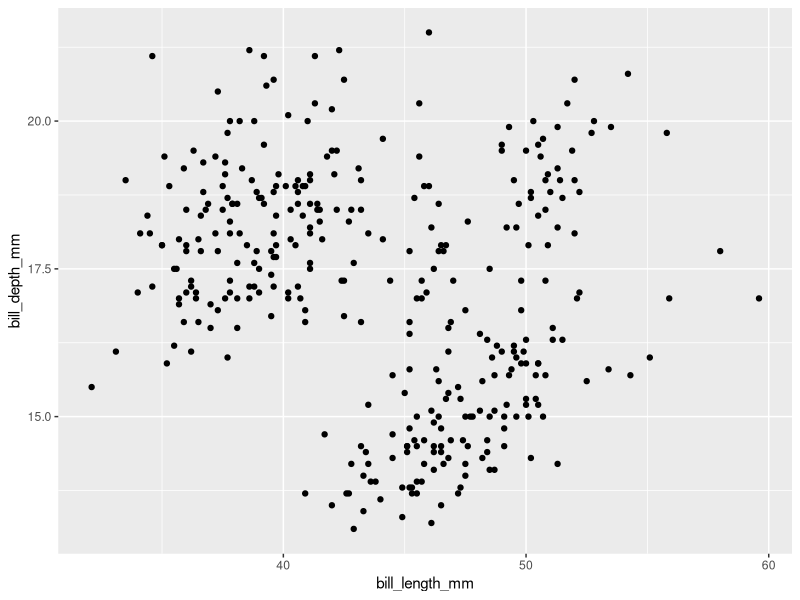
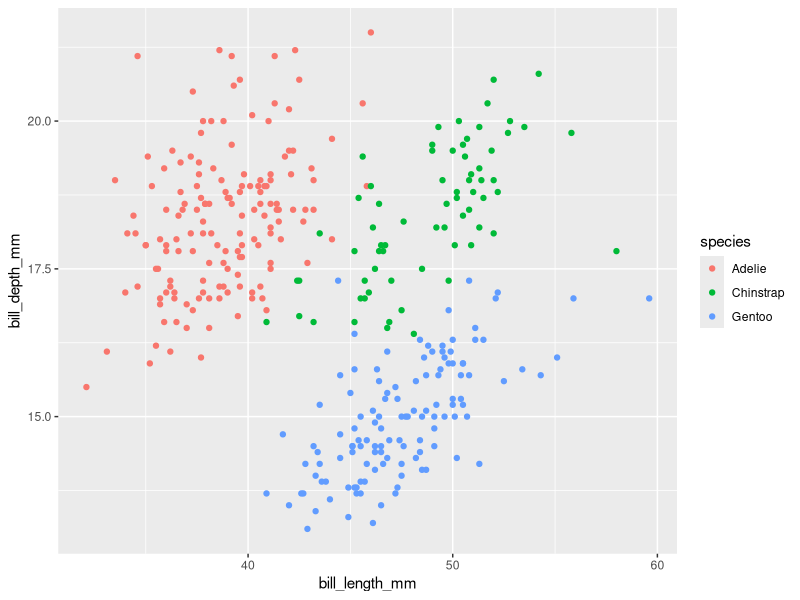
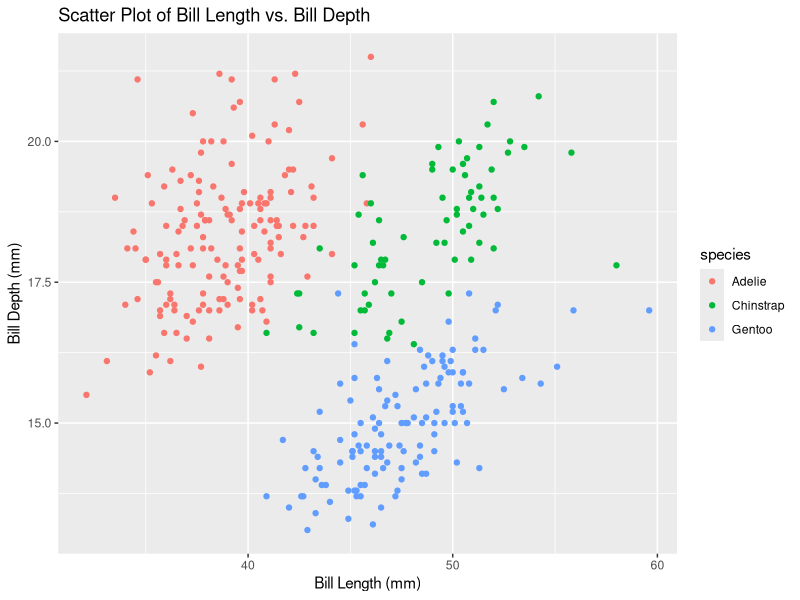
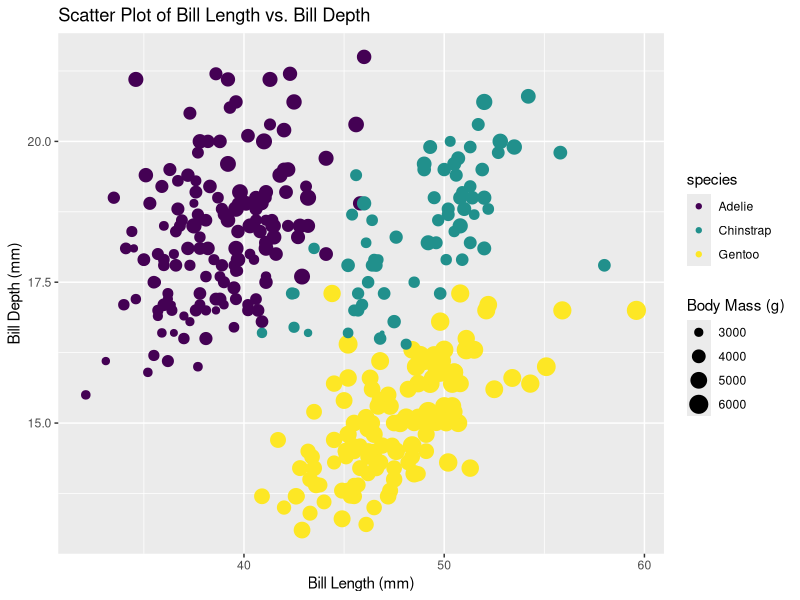

R code for these plots, in order:
## ---- chunk 1
knitr::opts_chunk$set(echo = TRUE)
# Load required libraries
library(tidyverse)
library(palmerpenguins)
library(ggplot2)
## ---- chunk 2
str(penguins)
## ---- chunk 3
str(penguins_raw)
## ---- chunk 4
colnames(penguins)
## ---- chunk 5
penguins |> 
  ggplot(aes(x = bill_length_mm, y = bill_depth_mm,)) + 
  geom_point()
## ---- chunk 6
penguins |> 
  ggplot(aes(x = bill_length_mm, y = bill_depth_mm, color=species,)) + 
  geom_point()
## ---- chunk 7
penguins |> 
  ggplot(aes(x = bill_length_mm, y = bill_depth_mm, color=species,)) + 
  geom_point()+ labs(title = "Scatter Plot of Bill Length vs. Bill Depth ",
       x = "Bill Length (mm)",
       y = "Bill Depth (mm)")
## ---- chunk 8
penguins |> 
  ggplot(aes(x = bill_length_mm, y = bill_depth_mm, color=species, size=body_mass_g)) + 
 geom_point()+ labs(title = "Scatter Plot of Bill Length vs. Bill Depth ",
       x = "Bill Length (mm)",
       y = "Bill Depth (mm)",
       size="Body Mass (g)")+scale_color_viridis_d()
